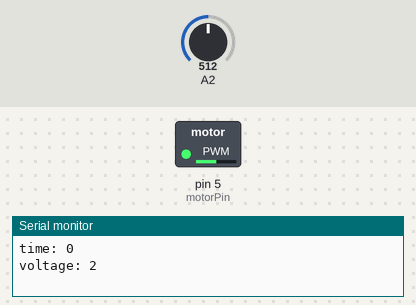
A sketch run on a simulated Arduino Uno, built with avr-gcc and run on an emulated ATmega328P. Shown: switched loads named in the sketch (green lamp = pin HIGH), the last lines printed to the serial monitor. Inputs (shaded band) come from the test bench; at power-on: A2 = 512.

Above: at 1.2 s.
1.3 s: A2 set to 716
At 2.2 s:
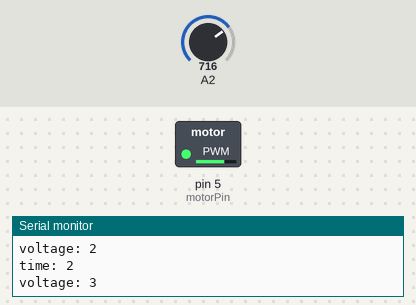
2.8 s: A2 set to 900
At 3.7 s:
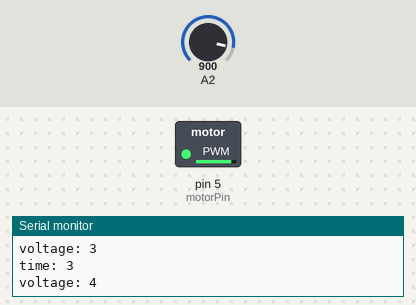
4.3 s: A2 set to 0
At 5.1 s:
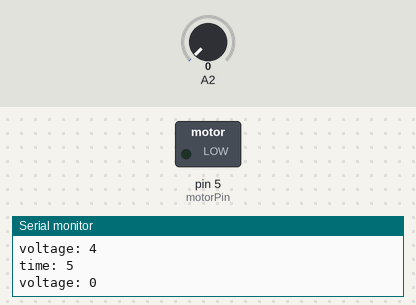
Timing chart, 0 to 7.3 s (numbered marks = the images above; inputs shaded):
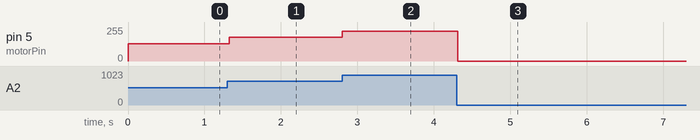

Measured:
- after the input at 1.3 s, pin 5 (motorPin): 128/255 → 179/255 at once
- after the input at 2.8 s, pin 5 (motorPin): 179/255 → 225/255 at once
- after the input at 4.3 s, pin 5 (motorPin): 225/255 → 0/255 at once

The sketch:

Multicopter_basic_testing_code.ino
```cpp
// Multiwii motor testing sketch! (essentially a PWM voltage).
// made by Clovis Fritzen in 04/25/2015


// Variables used on this code
unsigned long time;
unsigned long previousTime;
boolean enterFunction= true;
int motorPin = 5; // pin where my motor is connected
unsigned long pwmValue = 0;
unsigned long int subjecttime = 29998;
unsigned long entertimes = 0;
unsigned long entercounter = 0;
unsigned long entertime = 0;
unsigned long voltage = 0.00;
//-----------------------


void setup() {
  Serial.begin(115200);
}

void loop() {
  time = micros();
  if (enterFunction == true){ // "delay" function without an actual useless real delay (your code
                              // can do other stuff instead of just sit and wait).
    previousTime= time;
    entercounter = entercounter +1;

    // Start your code below
    //-----------------------

  voltage = analogRead(A2);
  pwmValue = voltage/4; // reading potentiometer reference (0-1024) and transforming
                        // it to values usable by the analogWrite function (0-255)
  voltage = voltage * 0.004887586;


  if (pwmValue < 14) { // if the adjusted voltage is smaller than 30% the DC voltage,
  // makes it be 30% of DC voltage (it means the smallest voltage value applied to
  // the motor is 30% of VDC.
    pwmValue = 0;
  } else {
    if (pwmValue < 76) { // if the reference voltage is smaller
                         // than 5%, turn the motor off
      pwmValue = 76;
    }
  }

  analogWrite(motorPin, pwmValue); // write the required pwm to the output


    //-----------------------
    // End of your code
  }

  entertimes = 1000000/subjecttime;

    if (entercounter > entertimes) {
      entercounter = 0;
    Serial.print("time: "); // for debugging
    Serial.println(previousTime/1000000,1); // for debugging
    Serial.print("voltage: ");
    Serial.println(voltage,1);
    }

  // The DELAY time is adjusted in the constant below >>
  if (time - previousTime < subjecttime){ // 1 million microsencods= 1 second delay

    enterFunction= false;
  }
  else {
    enterFunction= true;
  }


}
```
